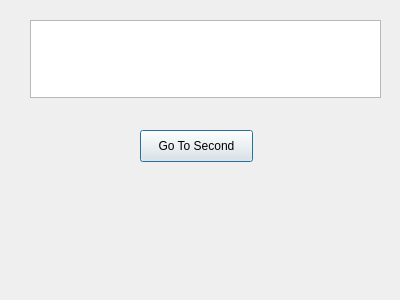
<?xml version="1.0" encoding="UTF-8"?>
<ui version="4.0">
 <class>Dialog</class>
 <widget class="QDialog" name="Dialog">
  <property name="geometry">
   <rect>
    <x>0</x>
    <y>0</y>
    <width>400</width>
    <height>300</height>
   </rect>
  </property>
  <property name="windowTitle">
   <string>Dialog</string>
  </property>
  <widget class="QPushButton" name="btnGoToSecond">
   <property name="geometry">
    <rect>
     <x>140</x>
     <y>130</y>
     <width>113</width>
     <height>32</height>
    </rect>
   </property>
   <property name="text">
    <string>Go To Second</string>
   </property>
  </widget>
  <widget class="QTextEdit" name="textEdit">
   <property name="geometry">
    <rect>
     <x>30</x>
     <y>20</y>
     <width>351</width>
     <height>78</height>
    </rect>
   </property>
  </widget>
 </widget>
 <resources/>
 <connections/>
</ui>
